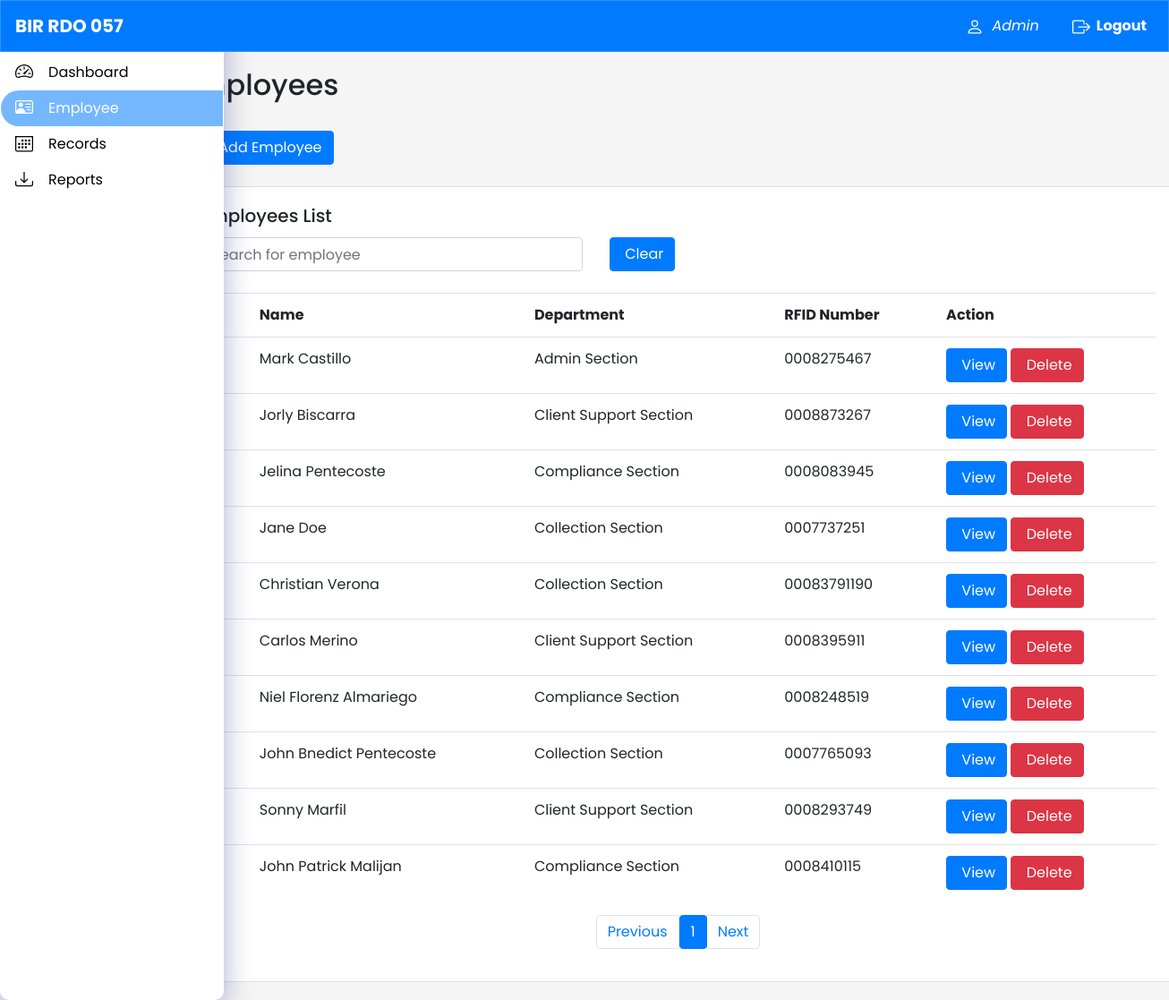
The app's page /employee.php (signed in) with its own data.
### tables this page shows
CREATE TABLE `employee` (
  `id` int(11) NOT NULL,
  `rfid_card` varchar(11) NOT NULL,
  `firstname` varchar(255) NOT NULL,
  `middlename` varchar(255) NOT NULL,
  `lastname` varchar(255) NOT NULL,
  `age` int(11) NOT NULL,
  `department` varchar(255) NOT NULL
);

### employee.php (the view, shortened to what this page needs)
<?php
include 'conn.php';
?>
<!DOCTYPE html>
<html lang="en">
<head>
  <link href="https://stackpath.bootstrapcdn.com/bootstrap/4.5.2/css/bootstrap.min.css" rel="stylesheet">
</head>
<body>
  <nav class="navbar navbar-expand-lg navbar-light fixed-top">
    <a class="navbar-brand" href="#"><b>BIR RDO 057</b></a>
    <div class="collapse navbar-collapse" id="navbarSupportedContent">
      <ul class="navbar-nav ml-auto"><li class="nav-item">
          <a class="nav-link" href="#" style="color: #fff;">
          <i>&nbsp;<?php echo $_SESSION['username']; ?></i></a>
        </li>&nbsp;&nbsp;&nbsp;&nbsp;&nbsp;
        <li class="nav-item">
          <a class="nav-link" href="#" style="color: #fff;"><b>
          &nbsp;Logout</b></a>
        </li>
      </ul>
    </div>
  </nav>
  <div class="side-nav">
    <ul class="nav flex-column">
      <li class="nav-item">
        <a class="nav-link " href="dashboard.php">
        &nbsp;&nbsp;&nbsp;
      Dashboard</a>
      </li>
      <li class="nav-item">
        <a class="nav-link active" href="employee.php">
        &nbsp;&nbsp;&nbsp;
        Employee</a>
      </li>
      <li class="nav-item">
        <a class="nav-link" href="records.php">
        &nbsp;&nbsp;&nbsp;
        Records</a>
      </li>
      <li class="nav-item">
        <a class="nav-link" href="reports.php">
        &nbsp;&nbsp;&nbsp;
        Reports</a>
      </li>
    </ul>
  </div>
  <div class="main-content">
    <div class="container">
      <h2>Employees</h2><br>
      <button type="button" class="btn btn-primary" data-bs-toggle="modal" data-bs-target="#exampleModal">
      &nbsp;&nbsp;
      Add Employee
      </button>
      <br>
      <br>
      <div class="row">
        <div class="col-xl-12">
          <div class="card">
            <div class="card-body">
            <h5 class="card-title">Employees List</h5>
            <div class="row g-2">
                    <div class="col-sm-5">
                    <input type="text" class="form-control" id="searchInput" onkeyup="searchFunction()" placeholder="Search for employee">
                    <br>
                    </div>
                    <div class="col-sm">
                    <button type="submit" class="btn btn-primary mb-3" id="clearSearch"><i class="bi bi-x-square"></i>&nbsp;Clear</button>
                    </div>
                </div>
                <?php
                $sql = "SELECT * FROM employee";
                $stmt = $conn->prepare($sql);
                $stmt->execute();
                if ($stmt->rowCount() > 0) {
                echo "<table id='myTable' class='table'>";
                echo "
                    <tr>
                        <th>#</th>
                        <th>Name</th>
                        <th>Department</th>
                        <th>RFID Number</th>
                        <th>Action</th>
                    </tr>
                ";
                $numbering = 1;
                while ($row = $stmt->fetch(PDO::FETCH_ASSOC)) {
                    echo "<tr>
                            <td>" . $numbering . "</td>
                            <td>" . $row["firstname"] . " " . $row["lastname"] ."</td>
                            <td>" . $row["department"] . "</td>
                            <td>" . $row["rfid_card"] . "</td>
                            <td>
                                <a href='view_employee.php?id=" . $row['id'] . "'>
                                <button type='button' class='btn btn-primary' style='--bs-btn-padding-y: .40rem; --bs-btn-padding-x: .6rem; --bs-btn-font-size: .85rem;'>
                                <i class='bi bi-eye'></i>&nbsp;View </button></a>
                                <button type='button' class='btn btn-danger delete-button' data-id='" . $row['id'] . "' style='--bs-btn-padding-y: .40rem; --bs-btn-padding-x: .6rem; --bs-btn-font-size: .85rem;'>
                                <i class='bi bi-trash'></i>&nbsp;Delete </button>
                            </td>
                            </tr>";
                            $numbering++;
                    }
                    echo "</table>";
                }
                ?>
            <nav aria-label="Page navigation example">
                <ul class="pagination justify-content-center">
                    <li class="page-item">
                        <a class="page-link" href="#" onclick="previousPage()">Previous</a>
                    </li>
                    <li class="page-item" id="pageNumbers"></li>
                    <li class="page-item">
                        <a class="page-link" href="#" onclick="nextPage()">Next</a>
                    </li>
                </ul>
            </nav>
        </div>
      </div>
    </div>
    </div>
  </div>
</body>
</html>

### employee.php (style rules this page uses)
body { padding-top: 56px; font-family: 'Poppins', sans-serif; background-color: #f5f5f5; overflow-x:hidden; }
.side-nav { height: 100%; width: 250px; position: fixed; top: 0; left: 0; z-index: 1; background: #fff; box-shadow: 0 8px 32px 0 rgba( 31, 38, 135, 0.37 ); backdrop-filter: blur( 19px ); -webkit-backdrop-filter: blur( 19px ); border-radius: 10px; border: 1px solid rgba( 255, 255, 255, 0.18 ); padding-top: 60px; }
.side-nav .nav-link { color: #000; }
.side-nav .nav-link.active { background-color: #74b7ff; color: #fff !important; border-radius: 30px 0px 0px 30px; }
.main-content { position:relative; left:8%; padding: 20px; }
.navbar { background: #007bff; backdrop-filter: blur( 20px ); -webkit-backdrop-filter: blur( 20px ); border: 1px solid rgba( 255, 255, 255, 0.18 ); }
.navbar-brand b { color: #fff; }
.navbar-nav .nav-link { color: #fff; }

### records on screen
employee: firstname "Mark", lastname "Castillo", department "Admin Section", rfid_card "0008275467"
employee: firstname "Jorly", lastname "Biscarra", department "Client Support Section", rfid_card "0008873267"
employee: firstname "Jelina", lastname "Pentecoste", department "Compliance Section", rfid_card "0008083945"
employee: firstname "Jane", lastname "Doe", department "Collection Section", rfid_card "0007737251"
employee: firstname "Christian", lastname "Verona", department "Collection Section", rfid_card "00083791190"
employee: firstname "Carlos", lastname "Merino", department "Client Support Section", rfid_card "0008395911"
employee: firstname "Niel Florenz", lastname "Almariego", department "Compliance Section", rfid_card "0008248519"
employee: firstname "John Bnedict", lastname "Pentecoste", department "Collection Section", rfid_card "0007765093"
employee: firstname "Sonny", lastname "Marfil", department "Client Support Section", rfid_card "0008293749"
employee: firstname "John Patrick", lastname "Malijan", department "Compliance Section", rfid_card "0008410115"

### other values on screen
$_SESSION['username'] "Admin"
